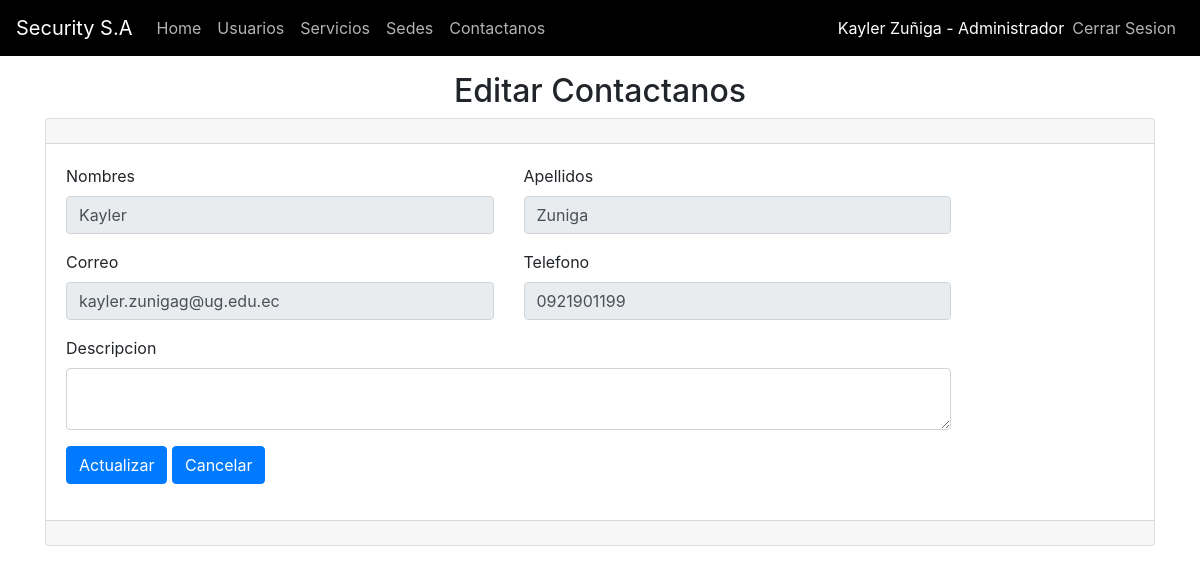
The app's page /index.php?c=contacto&f=view_edit&id=2 (signed in) with its own data.
### tables this page shows
CREATE TABLE `contactanos` (
  `id_contactanos` int(11) NOT NULL AUTO_INCREMENT,
  `nombres` varchar(50) NOT NULL,
  `apellidos` varchar(50) NOT NULL,
  `cedula_pasaporte` varchar(15) NOT NULL,
  `fecha_nacimiento` date NOT NULL,
  `estado_civil` varchar(15) NOT NULL,
  `correo` varchar(50) NOT NULL,
  `telefono` varchar(10) NOT NULL,
  `descripcion` varchar(250) DEFAULT NULL,
  `estado` int(11) NOT NULL DEFAULT '1',
  `id_usuario` int(11) DEFAULT NULL,
  PRIMARY KEY (`id_contactanos`),
  KEY `id_usuario_idx` (`id_usuario`),
  CONSTRAINT `id_usuario` FOREIGN KEY (`id_usuario`) REFERENCES `usuario` (`id_usuario`)
);

### controller/ContactoController.php (called while the page is built, shortened)
<?php
require_once 'model/dao/ContactoDAO.php';
class ContactoController
{
    private $model;
    public function __construct()
    {
        $this->model = new ContactoDAO();
    }
    public function view_edit()
    {
        if ($_SESSION['id_rol'] == 1) {
            if (!empty($_REQUEST['id'])) {
                $id = htmlentities($_REQUEST['id']);
                $contacto = $this->model->selectOne($id);
            }
        }
        require_once VCONTACTO . 'contactanos.edit.php';
    }
}

### controller/FrontController.php (called while the page is built, shortened)
<?php
class FrontController
{
    public function ruteo()
    {
        $funcion = (!empty($_REQUEST['f'])) ? htmlentities($_REQUEST['f']) : FUNCION_PRINCIPAL;
        $cont = new $controlador();
        $cont->$funcion();
    }
}

### index.php (called while the page is built)
<?php
require_once 'controller/FrontController.php';
$front = new FrontController();
$front->ruteo();

### config/conexion.php (called while the page is built)
<?php
class Conexion
{
    public static function getConexion()
    {
        $dsn = 'mysql:host=localhost;port=3306;dbname=' . DBNAME;
        $conexion = null;
        try {
            $conexion = new PDO($dsn, DBUSER, DBPASSWORD);
            $conexion->setAttribute(PDO::ATTR_ERRMODE, PDO::ERRMODE_EXCEPTION);
        } catch (Exception $e) {
            echo $e;
            die("error " . $e->getMessage());
        }
        return $conexion;
    }
}

### model/dao/ContactoDAO.php (called while the page is built, shortened)
<?php
require_once 'config/conexion.php';
class ContactoDAO
{
    private $con;
    public function __construct()
    {
        $this->con = Conexion::getConexion();
    }
    public function selectOne($id)
    {
        $sql = "select * from contactanos where id_contactanos=:id_contactanos";
        $stmt = $this->con->prepare($sql);
        $data = ['id_contactanos' => $id];
        $stmt->execute($data);
        $contacto = $stmt->fetch(PDO::FETCH_ASSOC);
        return $contacto;
    }
}

### view/contactanos/contactanos.edit.php (the view, shortened to what this page needs)
<main><br><br><br>
    <div style="text-align: center;" class="container">
    <h2>Editar Contactanos</h2>
    </div>
    <div class="container">
        <div class="card">
            <div class="card-header">
            </div>
            <div class="card-body">
                <form id="form_editar_contacto" action="index.php?c=contacto&f=editar" method="post">
                    <div class="row g-2">
                        <div class="form-group col-md-5">
                            <label for="nombres">Nombres</label>
                            <input disabled type="text" name="nombres" id="nombres" class="form-control" value="<?php echo $contacto['nombres']; ?>">
                        </div>
                        <div class="form-group col-md-5">
                            <label for="apellidos">Apellidos</label>
                            <input disabled type="text" name="apellidos" id="apellidos" class="form-control" value="<?php echo $contacto['apellidos']; ?>">
                        </div>
                    </div>
                    <div class="row g-2">
                        <div class="form-group col-md-5">
                            <label for="correo">Correo</label>
                            <input disabled type="email" name="correo" id="correo" class="form-control" value="<?php echo $contacto['correo']; ?>">
                        </div>
                        <div class="form-group col-md-5">
                            <label for="telefono">Telefono</label>
                            <input disabled type="text" name="telefono" id="telefono" class="form-control" value="<?php echo $contacto['telefono']; ?>">
                        </div>
                    </div>
                    <div class="row g-2">
                    <div class="form-group col-md-10">
                        <label for="descripcion">Descripcion</label>
                        <textarea class="form-control" name="descripcion" id="descripcion" cols="30" rows="2"><?php echo $contacto['descripcion']; ?></textarea>
                    </div>
                    </div>
                    <div class="row g-2">
                        <div class="form-group col-md-5">
                        <button type="submit" class="btn btn-primary" onclick="if (!confirm('Esta seguro de modificar el contacto?')) return false;" >Actualizar</button>
                    <a href="index.php?c=contacto&f=index" class="btn btn-primary">Cancelar</a>
                        </div>
                    </div>
                </form>
            </div>
            <div class="card-footer">
            </div>
        </div>
    </div>
</main>
<br><br><br>

### records on screen
contactanos: nombres "Kayler", apellidos "Zuniga", correo "kayler.zunigag@ug.edu.ec", telefono "0921901199"

### other values on screen
$_SESSION['nombres'] "Kayler"
$_SESSION['apellidos'] "Zuñiga"
$_SESSION['nombre_rol'] "Administrador"
